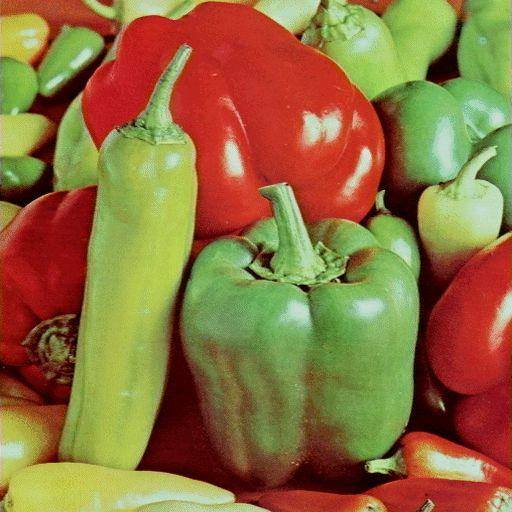
%> input picture peppers_color.jpg, 512 x 512 px
$ octave 'Bit Plane Slicing.m'   (GNU Octave 9; MATLAB toolbox functions it lacks are replaced by stand-ins)
%> lines starting %> are read from the running program, lines starting %| are printed output that depends on the picture; in (x1, y1, x2, y2) boxes, pixels count from 0 and x2, y2 are one past the last pixel; in counts of white or black regions, pixels touching at a corner belong together; the program's own positions count from 1
clear all;
clc;
%%% taking Input RGB image and Converting to Grayscale
rgb = imread('peppers_color.jpg');
%> rgb is the input picture: size 512x512x3 uint8; mean R, G, B 143.3, 112, 63.1
subplot(2,5,1);
imshow(rgb);
title('Original Image');

grey = rgb2gray(rgb);
subplot(2,5,2);
imshow(grey);
title('GrayScale Image');
[row,col] = size(grey);
%> row = 512; col = 512

%%% Getting the Value of the every bitwise column
change_to_d = double(grey);

mat1 = mod(change_to_d, 2);
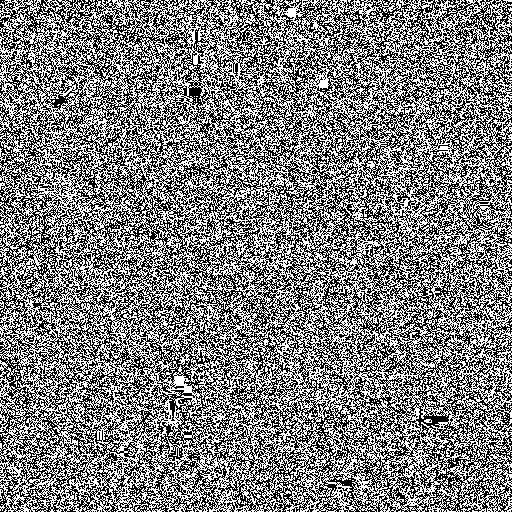
%> mat1: size 512x512 double; values 0 (black) and 1 (white), 50.1% white; black in thin lines or dots
mat2 = mod(floor(change_to_d/2), 2);
%> mat2: size 512x512 double; values 0 (black) and 1 (white), 50.2% white; black in thin lines or dots
mat3 = mod(floor(change_to_d/4), 2);
%> mat3: size 512x512 double; values 0 (black) and 1 (white), 49.9% white in thin lines or dots
mat4 = mod(floor(change_to_d/8), 2);
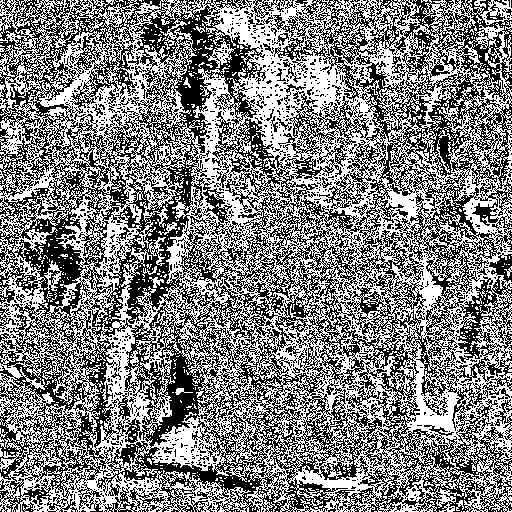
%> mat4: size 512x512 double; values 0 (black) and 1 (white), 50.9% white; black in thin lines or dots
mat5 = mod(floor(change_to_d/16), 2);
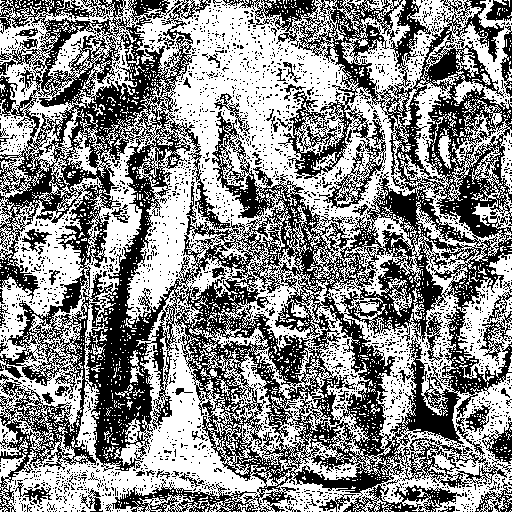
%> mat5: size 512x512 double; values 0 (black) and 1 (white), 54.1% white; 2827 black regions (2743 under 20 px), largest, box (x1, y1, x2, y2) and area: (0, 0, 512, 512) 106185, (482, 422, 512, 464) 566, (500, 26, 512, 97) 402
mat6 = mod(floor(change_to_d/32), 2);
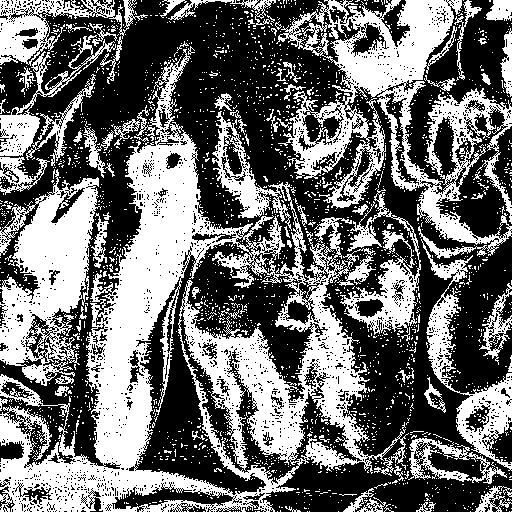
%> mat6: size 512x512 double; values 0 (black) and 1 (white), 43.3% white; 2306 white regions (2218 under 20 px), largest, box (x1, y1, x2, y2) and area: (0, 49, 409, 512) 52202, (276, 0, 512, 259) 19612, (0, 169, 102, 386) 11276
mat7 = mod(floor(change_to_d/64), 2);
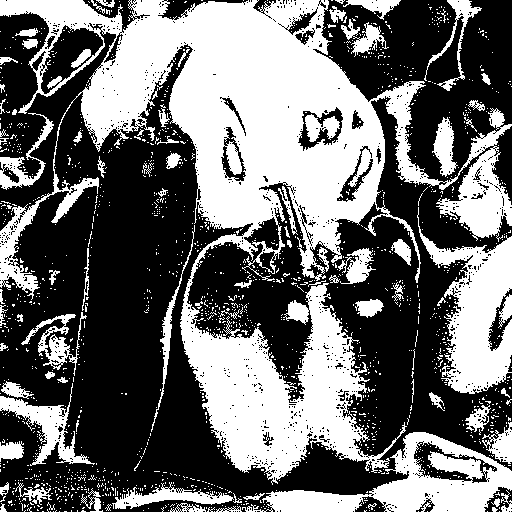
%> mat7: size 512x512 double; values 0 (black) and 1 (white), 42.9% white; 1559 white regions (1473 under 20 px), largest, box (x1, y1, x2, y2) and area: (0, 0, 512, 485) 76195, (242, 432, 512, 512) 8129, (417, 207, 512, 394) 7880
mat8 = mod(floor(change_to_d/128), 2);
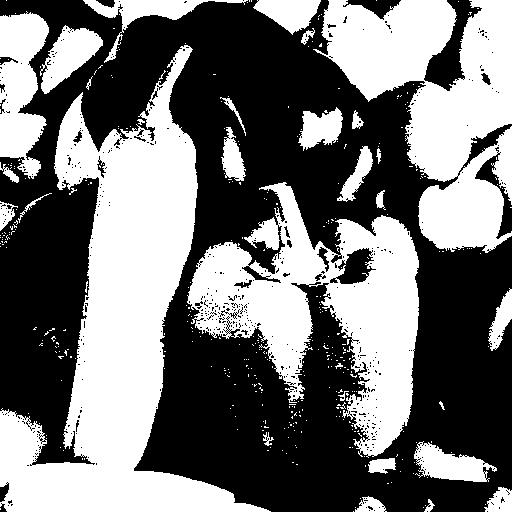
%> mat8: size 512x512 double; values 0 (black) and 1 (white), 45.5% white; 397 white regions (367 under 20 px), largest, box (x1, y1, x2, y2) and area: (0, 45, 271, 512) 45450, (187, 182, 419, 458) 27370, (313, 0, 512, 253) 26975

%%% Calculating the Bitwise Value and Showing the Images
for i=1:8
    k=i-1;
    X = power(2,k);
    NewImage = bitand(change_to_d,X);
    nam = strcat('Bitwise ',num2str(i));
    subplot(2,5,i+2);
    imshow(NewImage);
    title(nam);
end
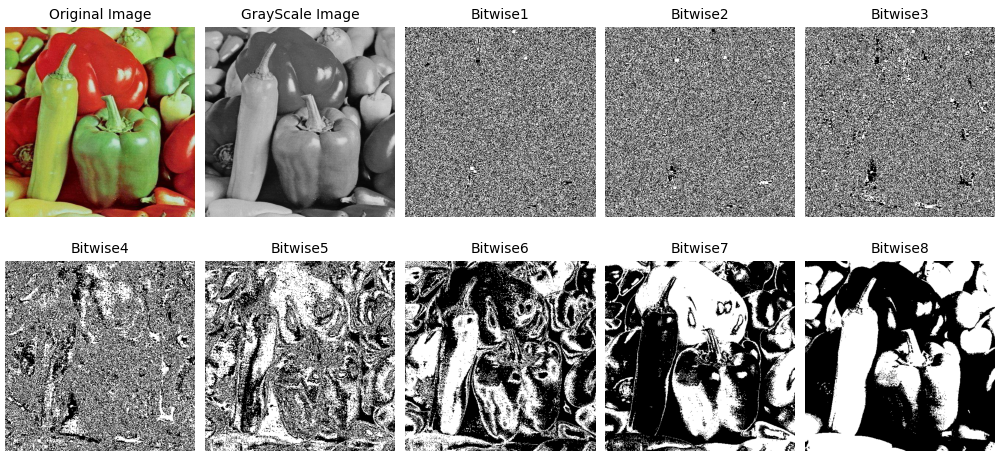
%> figure redrawn from the program's plot data, 10 panels
